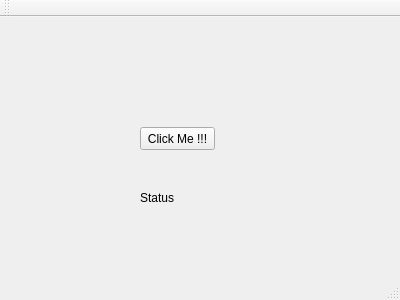
<?xml version="1.0" encoding="UTF-8"?>
<ui version="4.0">
 <class>MainWindow</class>
 <widget class="QMainWindow" name="MainWindow">
  <property name="geometry">
   <rect>
    <x>0</x>
    <y>0</y>
    <width>400</width>
    <height>300</height>
   </rect>
  </property>
  <property name="windowTitle">
   <string>MainWindow</string>
  </property>
  <widget class="QWidget" name="centralWidget">
   <widget class="QPushButton" name="pushButtonClose">
    <property name="geometry">
     <rect>
      <x>140</x>
      <y>110</y>
      <width>75</width>
      <height>23</height>
     </rect>
    </property>
    <property name="text">
     <string>Click Me !!!</string>
    </property>
   </widget>
   <widget class="QLabel" name="label">
    <property name="geometry">
     <rect>
      <x>140</x>
      <y>160</y>
      <width>131</width>
      <height>41</height>
     </rect>
    </property>
    <property name="text">
     <string>Status</string>
    </property>
   </widget>
  </widget>
  <widget class="QMenuBar" name="menuBar">
   <property name="geometry">
    <rect>
     <x>0</x>
     <y>0</y>
     <width>400</width>
     <height>21</height>
    </rect>
   </property>
  </widget>
  <widget class="QToolBar" name="mainToolBar">
   <attribute name="toolBarArea">
    <enum>TopToolBarArea</enum>
   </attribute>
   <attribute name="toolBarBreak">
    <bool>false</bool>
   </attribute>
  </widget>
  <widget class="QStatusBar" name="statusBar"/>
 </widget>
 <layoutdefault spacing="6" margin="11"/>
 <resources/>
 <connections>
  <connection>
   <sender>pushButtonClose</sender>
   <signal>clicked()</signal>
   <receiver>MainWindow</receiver>
   <slot>close()</slot>
   <hints>
    <hint type="sourcelabel">
     <x>182</x>
     <y>155</y>
    </hint>
    <hint type="destinationlabel">
     <x>236</x>
     <y>223</y>
    </hint>
   </hints>
  </connection>
 </connections>
</ui>
